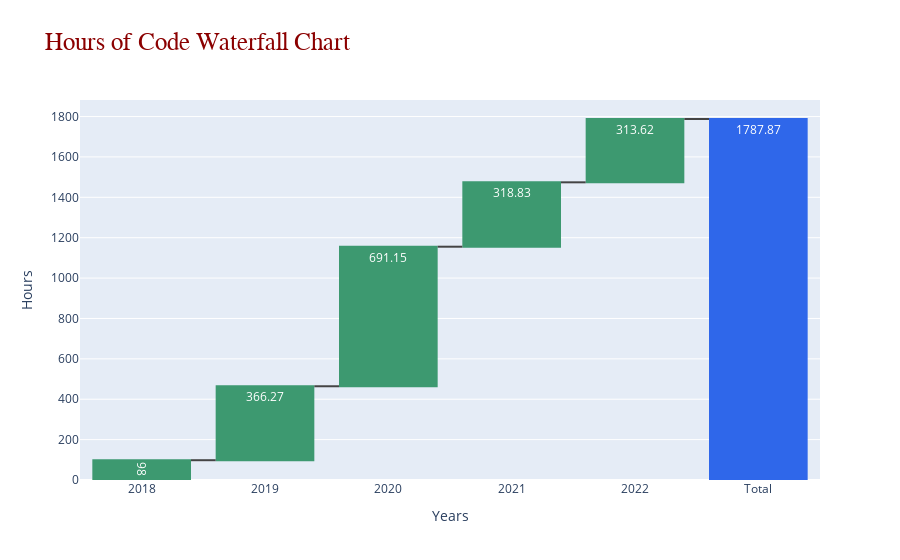

The cell this chart's notebook holds for it:
### Code cell
#Waterfall Chart
yvalues= time_per_year["HOURS"].round(2).append(pd.Series([hours_coded]).round(2), ignore_index=True)
fig1  = go.Figure()
fig1.add_trace(go.Waterfall(      

                  x = time_per_year["YEAR"].append(pd.Series(["Total"]), ignore_index=True).astype(str), 
                  y = yvalues,
                  measure = ["relative", "relative","relative",
                             "relative", "relative","total"],
                  base = 0,
                  text = yvalues, textposition = 'inside',      
                  totals = {"marker":{"color":'rgb(47, 103, 234)' }}    
                ))           
fig1.update_yaxes(title = 'Hours')
fig1.update_xaxes(title = 'Years')      
fig1.update_layout(
                   title_text = "Hours of Code Waterfall Chart",
                   title_font = dict(size=25,family='Verdana',
                                     color='darkred'))                 
fig1.show()

### Figure 1 — Plotly figure (JSON) as saved in the notebook; plotly's stock layout.template omitted (floating-point values rounded to 4 significant figures)
{"data": [{"base": 0, "measure": ["relative", "relative", "relative", "relative", "relative", "total"], "text": [98, 366.3, 691.1, 318.8, 313.6, 1788.0], "textposition": "inside", "totals": {"marker": {"color": "rgb(47, 103, 234)"}}, "type": "waterfall", "x": ["2018", "2019", "2020", "2021", "2022", "Total"], "y": [98, 366.3, 691.1, 318.8, 313.6, 1788.0]}], "layout": {"title": {"font": {"color": "darkred", "family": "Verdana", "size": 25}, "text": "Hours of Code Waterfall Chart"}, "xaxis": {"title": {"text": "Years"}}, "yaxis": {"title": {"text": "Hours"}}}}
